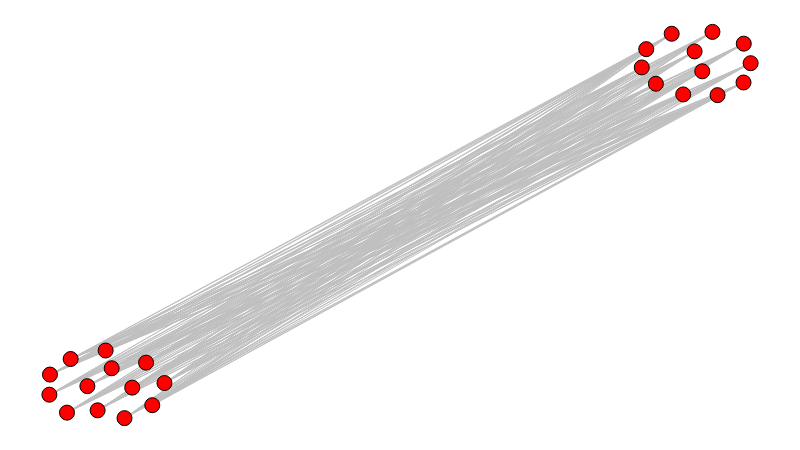

The notebook cell saved with this chart:
### Markdown cell above
Inversão da visualização:

### Code cell
def inver_show(g):
    cg = nx.complement(g)

    sn.reset_positions(cg)

    for n in g.nodes:
        g.nodes[n]['pos'] = cg.nodes[n]['pos']

    sn.show_graph(g)


inver_show(g)

### Figure 1 — Plotly figure (JSON) as saved in the notebook; plotly's stock layout.template omitted (floating-point values rounded to 4 significant figures; data arrays with more than 128 entries replaced by an {"elided": "..."} marker saying what was removed)
{"data": [{"hoverinfo": "none", "line": {"color": "rgb(191, 191, 191)", "width": 1}, "mode": "lines", "x": {"elided": "468 float values"}, "y": {"elided": "468 float values"}}, {"hoverinfo": "none", "marker": {"color": "rgb(255, 0, 0)", "line": {"color": "rgb(0, 0, 0)", "width": 1}, "size": 15}, "mode": "markers+text", "text": [], "textfont": {"color": "rgb(255, 255, 255)"}, "textposition": "middle center", "x": [0.1181, 1, 0.08023, 0.08884, 0.9528, 0.03034, 0.1379, 0.0688, 0.9201, 0.8649, 0.8448, 0.9899, 0.931, 0.9038, 0.9902, 0.02512, 0.9456, 0.05419, 0.1467, 0.1641, 0.8874, 0.8511, 0.0008286, 0.1071, 0], "y": [0.07893, 0.9189, 0.175, 0.1291, 0.8362, 0.1531, 0.1437, 0.02019, 0.9494, 0.8657, 0.908, 0.869, 0.8979, 0.8381, 0.9695, 0.01417, 1, 0.08281, 0.03349, 0.09085, 0.9951, 0.9553, 0.1127, 0, 0.06068]}], "layout": {"height": 450, "margin": {"b": 0, "l": 0, "r": 0, "t": 0}, "showlegend": false, "width": 800, "xaxis": {"showgrid": false, "showticklabels": false, "zeroline": false}, "yaxis": {"showgrid": false, "showticklabels": false, "zeroline": false}}}
